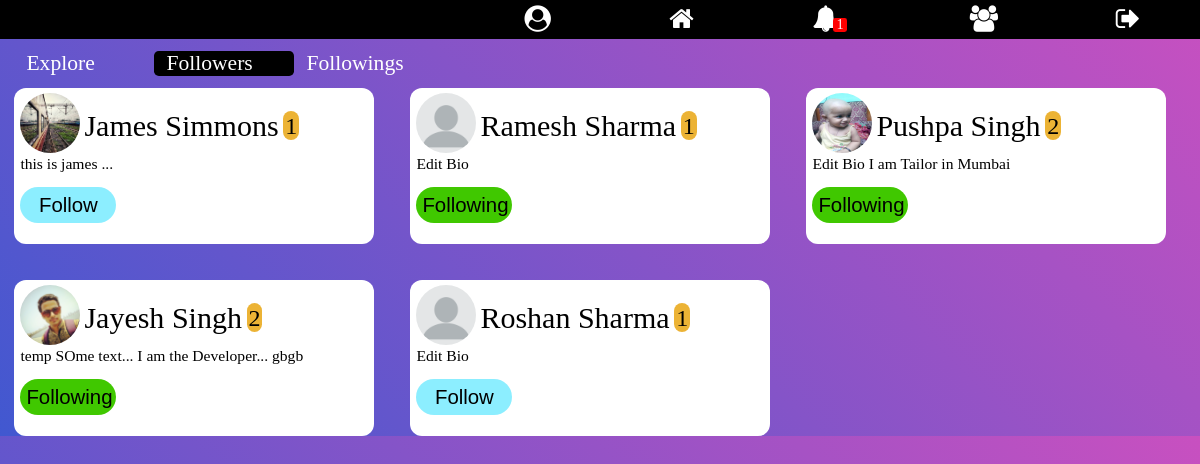
Before: /explore/followers/ (signed in) with the older database file.
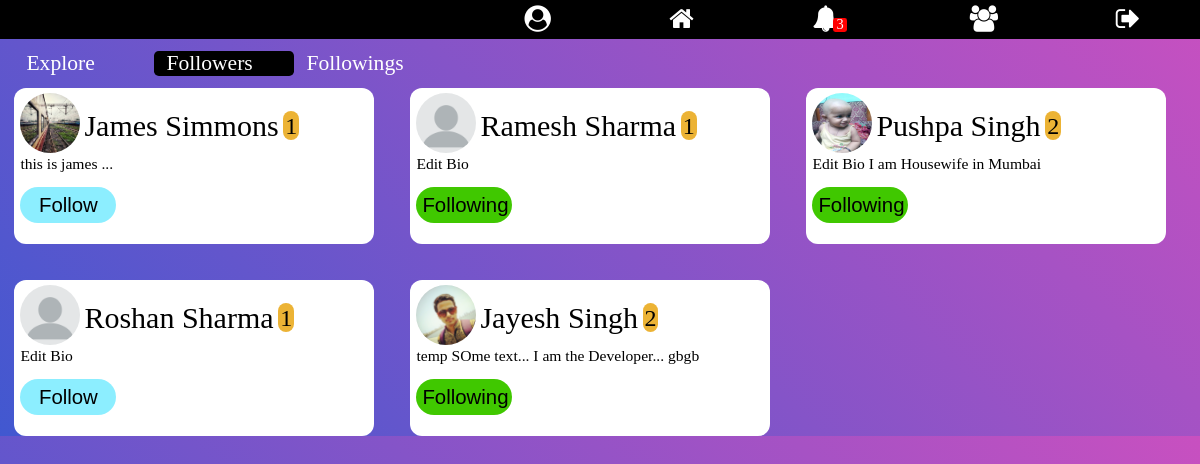
After: the same page with the newer database file.
### signup/models.py (models this page shows)
class Profile(models.Model):
    user = models.OneToOneField(User, on_delete=models.CASCADE)
    gender = models.CharField(max_length=10, blank=True)
    city = models.CharField(max_length=30, blank=True)
    date_of_birth = models.DateField(null=True, blank=True)
    level = models.IntegerField(default=1)
    bio = models.TextField(max_length=410, default='Edit Bio')
    profile_pic = models.ImageField(
        blank=True,
        help_text="Select Your Profile Image",
    )
    date_of_joining = models.DateTimeField(editable=False,
                                           default=timezone.now)
    follows = models.ManyToManyField('Profile')
    def __str__(self):
        return str(self.user)

### explore/views.py (the view)
# urls.py: path('followers/', views.followers, name='followers'),
def followers(request):
    if request.user.is_authenticated:
        logged_in_user_profile = Profile.objects.get(user=request.user)
        followers = Profile.objects.filter(follows=logged_in_user_profile)
        context = {
            'logged_in_user_profile': logged_in_user_profile,
            'followers': followers,
        }
        return render(request, 'followers.html', context)
    else:
        return render(request, 'followers.html', {})

### Notification/context_processor.py (called while the page is built)
def pass_value(request):
    if request.user.is_authenticated:
        user_prfile = Profile.objects.get(user=request.user)
        my_notif = Notifications.objects.filter(receiver=user_prfile)
        unseen_notif_count = my_notif.filter(view=False).count()
        context = {
            "my_notif": my_notif[:12],
            "unseen_notif_count": unseen_notif_count
        }
        return context
    else:
        context = {}
        return context

### explore/templates/followers.html
{% extends 'base.html' %}
{% block content %}
{% load static %}
<link rel="stylesheet" href="{% static 'explore/explore_style.css' %}">
  <div class="filter-menu">
    <a href="{% url 'explore' %}" id='explore'>Explore</a>
    <a href="{% url 'followers' %}" id='followers' style="background-color: #000">Followers</a>
    <a href="{% url 'followings' %}" id='followings'>Followings</a>
  </div>
  <div class="container">
    {% for user_profile in followers %}
      <div class="user-profile">
        <a href="{% url 'profile' user_profile.id %}">
          {% if user_profile.profile_pic %}
            <img src="{{ user_profile.profile_pic.url }}" alt="Image">
          {% else %}
            <img src="{% static 'home/images/default-profile.png' %}" alt="Image">
          {% endif %}
          <span class="name">{{ user_profile.user.first_name }} {{ user_profile.user.last_name }}</span><span class="level">{{ user_profile.level }}</span>
        </a>
        <p class="bio">{{ user_profile.bio }}</p>
        {% include 'follow_section.html' %}
      </div>
      {% empty %}
        <h3 align="center">Your Followers will be Listed Here... <br>
          Currently You don't have any Followers</h3>
    {% endfor %}
  </div>
{% endblock %}

### templates/follow_section.html (shortened to what this page needs)
<form id="follow-form{{ user_profile.id }}" class="follow-form">
  {% if user.is_authenticated %}
    <button type="button" id="follow{{ user_profile.id }}" class="follow-btn" name="button">Follow</button><br>
    {% else %}
    <button type="button" onclick="location.href='{% url 'login' %}';" id="follow{{ user_profile.id }}" class="follow-btn" name="button">Follow</button><br>
    {% endif %}
</form>

Changed rows visible on the page:
changed Profile "Pushpa": bio "Edit Bio I am Tailor in Mumbai" → "Edit Bio I am Housewife in Mumbai"
shown differently, row unchanged: Profile "Roshan": moves up the list
Other visible differences:
{{ unseen_notif_count }}: "1" → "3"
